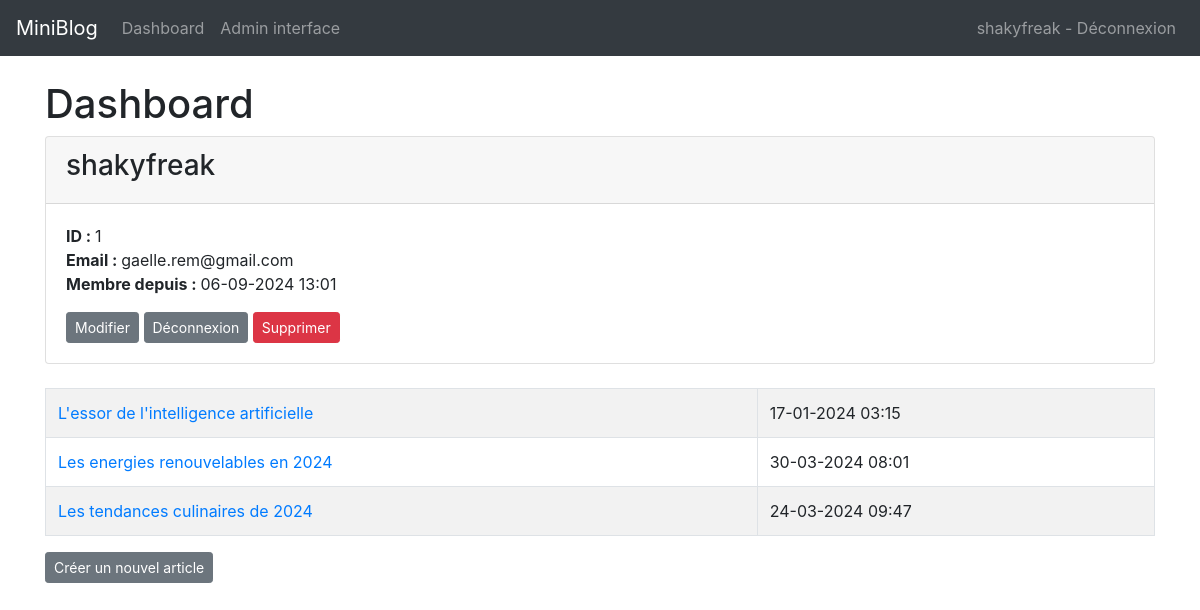
Page /users/dashboard (signed in) on the committed database.
### app/models.py (models this page shows, shortened)
class User(db.Model, UserMixin):
    id = db.Column(db.Integer, primary_key=True)
    username = db.Column(db.String(20), nullable=False, unique=True)
    email = db.Column(db.String(120), nullable=False, unique=True)
    password_hash = db.Column(db.String(255), nullable=False)
    is_admin = db.Column(db.Boolean, default=False)
    created = db.Column(db.DateTime, default=datetime.now, nullable=False)
    posts = db.relationship('Post', backref='author',
                            lazy=True, cascade="all, delete-orphan")
    @property
    def password(self):
        raise AttributeError('password is not a readable attribute')
    @property
    def formatted_created(self):
        return self.created.strftime("%d-%m-%Y %H:%M")

class Post(db.Model):
    id = db.Column(db.Integer, primary_key=True)
    created = db.Column(db.DateTime, nullable=False, default=datetime.now)
    title = db.Column(db.String(200), nullable=False)
    content = db.Column(db.Text, nullable=False)
    user_id = db.Column(db.Integer, db.ForeignKey('user.id'), nullable=False)
    @property
    def formatted_created(self):
        return self.created.strftime("%d-%m-%Y %H:%M")

### app/users/routes.py (the view)
@bp.route('/dashboard')
@login_required
def dashboard():
    posts = current_user.posts
    return render_template('dashboard.html', posts=posts)

### app/models.py (called while the page is built)
@login_manager.user_loader
def load_user(user_id):
    return User.query.get(int(user_id))

### app/templates/dashboard.html (shortened to what this page needs)
{% extends 'base.html' %}
{% block content %}
<h1>{% block title %}Dashboard{% endblock %}</h1>
<div class="card">
    <div class="card-header">
        <h3>{{ current_user.username }}</h3>
    </div>
    <div class="card-body">
        <p class="card-text">
            <strong>ID : </strong>{{ current_user.id }}<br />
            <strong>Email : </strong>{{ current_user.email }}<br />
            <strong>Membre depuis : </strong>{{ current_user.formatted_created }}<br />
        </p>
        <a href="{{ url_for('users.update') }}" class="btn btn-secondary btn-sm">Modifier</a>
        <a href="{{ url_for('users.logout') }}" class="btn btn-secondary btn-sm">Déconnexion</a>
        <form action="{{ url_for('users.delete') }}" method="POST" style="display:inline;">
            <button type="submit" class="btn btn-danger btn-sm">Supprimer</button>
        </form>
    </div>
</div>
<br />
<table class="table table-hover table-bordered table-striped">
    {% for post in posts %}
    <tr>
        <td><a href="{{ url_for('posts.post', post_id=post.id) }}" style="text-decoration: none;">{{ post.title
                }}</a></td>
        <td>{{ post.formatted_created }}</td>
    </tr>
    {% endfor %}
</table>
<a href="{{ url_for('posts.create') }}" class="btn btn-secondary btn-sm">Créer un nouvel article</a>
{% endblock %}

### app/templates/base.html (shortened to what this page needs)
<!doctype html>
<html lang="en">
<head>
  <link rel="stylesheet" href="{{ url_for('static', filename= 'css/style.css') }}">
  <link rel="stylesheet" href="https://stackpath.bootstrapcdn.com/bootstrap/4.3.1/css/bootstrap.min.css"
>
</head>
<body>
  <nav class="navbar navbar-expand-md navbar-dark bg-dark">
    <a class="navbar-brand" href="{{ url_for('index')}}">MiniBlog</a>
    <div class="collapse navbar-collapse" id="navbarNav">
      <ul class="navbar-nav">
      {% if current_user.is_authenticated %}
        <li class="nav-item">
          <a class="nav-link" href="{{url_for('users.dashboard')}}">Dashboard</a>
        </li>
      {% endif %}
      {% if current_user.is_admin %}
        <li class="nav-item">
          <a class="nav-link" href="{{url_for('admin.index')}}">Admin interface</a>
        </li>
      {% endif %}
      </ul>
      <ul class="navbar-nav ml-auto">
      {% if current_user.is_authenticated %}
        <li class="nav-item">
          <a class="nav-link" href="{{url_for('users.logout')}}">{{current_user.username}} - Déconnexion</a>
        </li>
      {% endif %}
      </ul>
    </div>
  </nav>
  <div class="container">
    <br/>
    {% block content %} {% endblock %}
  </div>
</body>
</html>

### rows in the picture
User: username "shakyfreak", id "1", email "gaelle.rem@gmail.com", formatted_created "06-09-2024 13:01"
Post: title "L'essor de l'intelligence artificielle", formatted_created "17-01-2024 03:15"
Post: title "Les energies renouvelables en 2024", formatted_created "30-03-2024 08:01"
Post: title "Les tendances culinaires de 2024", formatted_created "24-03-2024 09:47"
